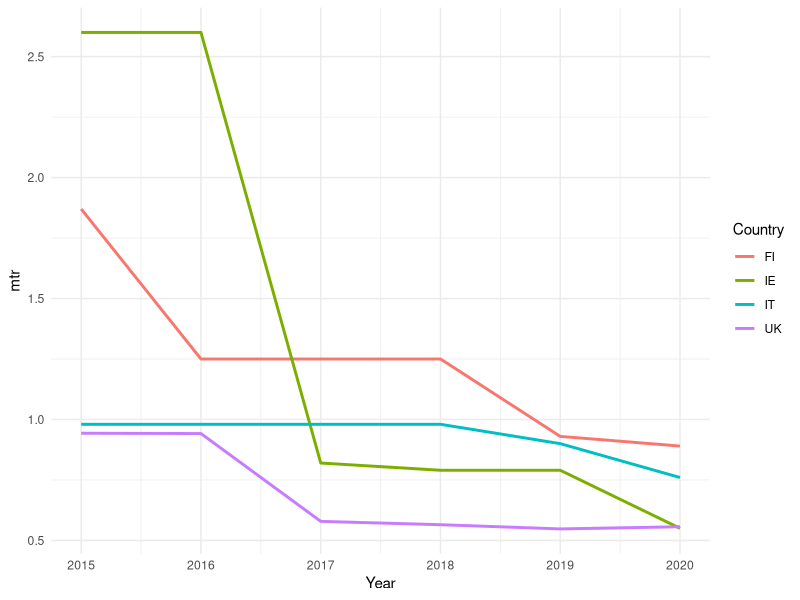
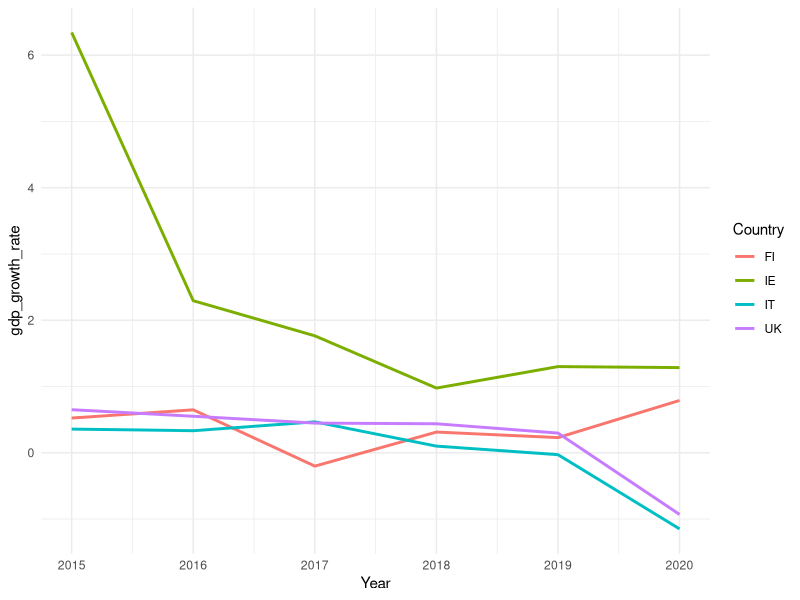

Here is the R script that generated these plots, in order:
library(dplyr)
library(ggplot2)
library(ggpubr)

data <- read.csv("mtr_gdp.csv", sep=";", dec = ",")
data <- data %>%
  dplyr::filter(Country %in% c("IT", "UK", "FI", "IE"))

ggplot(data, aes(x = Year, y = mtr)) + 
  geom_line(aes(color = Country), size = 1) +
  theme_minimal()

ggplot(data, aes(x = Year, y = gdp_growth_rate)) + 
  geom_line(aes(color = Country), size = 1) +
  theme_minimal()